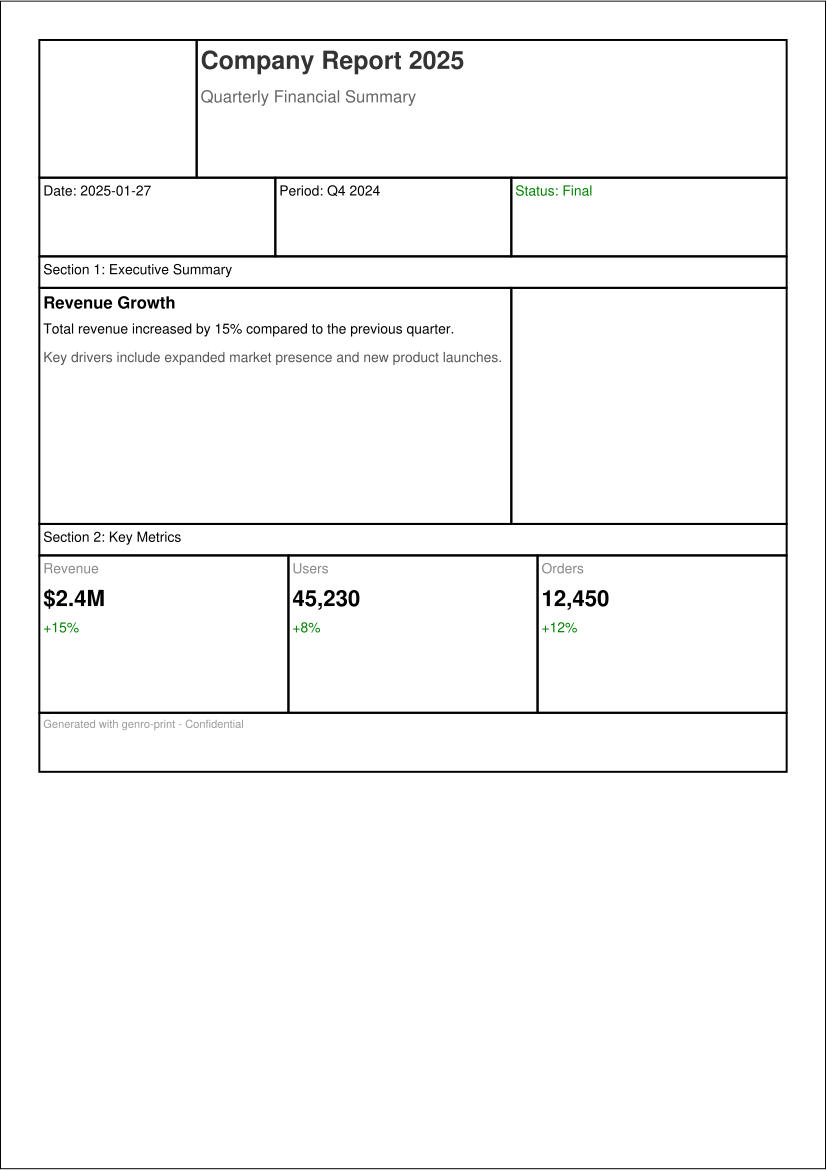

Here is the Python script that generated this plot:
# Copyright 2025 Softwell S.r.l. - Licensed under Apache License 2.0
# See LICENSE file for details
"""Example: LRC cells with images, paragraphs, and spacers.

This example demonstrates:
- Adding images inside cells
- Adding paragraphs with styling inside cells
- Using spacers for vertical spacing
- Mixing content types in the same document
"""

from pathlib import Path

from genro_print.lrc_app import LRCPrintApp

HERE = Path(__file__).parent
# Use the sample logo from platypus examples
LOGO_PATH = HERE.parent.parent.parent / "reportlab/platypus/with_images/sample_logo.png"


class CellElementsDemo(LRCPrintApp):
    """Demonstration of cell content elements in LRC layout."""

    def recipe(self, root):
        # Main layout: A4 with margins
        layout = root.layout(
            width=210.0,
            height=297.0,
            top=10.0,
            bottom=10.0,
            left=10.0,
            right=10.0,
            border_width=0.5,
        )

        # === HEADER with logo and title ===
        header = layout.row(height=35.0, border=True)

        # Logo cell
        logo_cell = header.cell(width=40.0, border=True)
        if LOGO_PATH.exists():
            logo_cell.image(src=str(LOGO_PATH), width=30.0, height=30.0, align="center")

        # Title cell with paragraph
        title_cell = header.cell(border=True)  # elastic width
        title_cell.paragraph(
            content="Company Report 2025",
            font_size=18,
            font_name="Helvetica-Bold",
            color="#333333",
        )
        title_cell.spacer(height=3.0)
        title_cell.paragraph(
            content="Quarterly Financial Summary",
            font_size=12,
            color="#666666",
        )

        # === INFO ROW ===
        info_row = layout.row(height=20.0, border=True)

        info_cell1 = info_row.cell(width=60.0, border=True)
        info_cell1.paragraph(content="Date: 2025-01-27", font_size=10)

        info_cell2 = info_row.cell(width=60.0, border=True)
        info_cell2.paragraph(content="Period: Q4 2024", font_size=10)

        info_cell3 = info_row.cell(border=True)  # elastic
        info_cell3.paragraph(content="Status: Final", font_size=10, color="green")

        # === CONTENT SECTION ===
        layout.row(height=8.0, border=True).cell(
            content="Section 1: Executive Summary", border=True
        )

        content_row = layout.row(height=60.0, border=True)

        # Left column with text
        left_cell = content_row.cell(width=120.0, border=True)
        left_cell.paragraph(
            content="Revenue Growth",
            font_size=12,
            font_name="Helvetica-Bold",
        )
        left_cell.spacer(height=2.0)
        left_cell.paragraph(
            content="Total revenue increased by 15% compared to the previous quarter.",
            font_size=10,
        )
        left_cell.spacer(height=3.0)
        left_cell.paragraph(
            content="Key drivers include expanded market presence and new product launches.",
            font_size=10,
            color="#555555",
        )

        # Right column with image
        right_cell = content_row.cell(border=True)  # elastic
        if LOGO_PATH.exists():
            right_cell.image(
                src=str(LOGO_PATH), width=50.0, height=50.0, align="center"
            )

        # === METRICS SECTION ===
        layout.row(height=8.0, border=True).cell(
            content="Section 2: Key Metrics", border=True
        )

        metrics_row = layout.row(height=40.0, border=True)

        # Metric cards
        for metric, value, trend in [
            ("Revenue", "$2.4M", "+15%"),
            ("Users", "45,230", "+8%"),
            ("Orders", "12,450", "+12%"),
        ]:
            metric_cell = metrics_row.cell(border=True)  # elastic, equal widths
            metric_cell.paragraph(
                content=metric,
                font_size=10,
                color="#888888",
            )
            metric_cell.spacer(height=2.0)
            metric_cell.paragraph(
                content=value,
                font_size=16,
                font_name="Helvetica-Bold",
            )
            metric_cell.spacer(height=2.0)
            metric_cell.paragraph(
                content=trend,
                font_size=10,
                color="green",
            )

        # === FOOTER ===
        footer = layout.row(height=15.0, border=True)
        footer_cell = footer.cell(border=True)
        footer_cell.paragraph(
            content="Generated with genro-print - Confidential",
            font_size=8,
            color="#999999",
            align="center",
        )


if __name__ == "__main__":
    report = CellElementsDemo()
    output = HERE / "with_elements.pdf"
    report.save(str(output))
    print(f"PDF saved to {output}")
